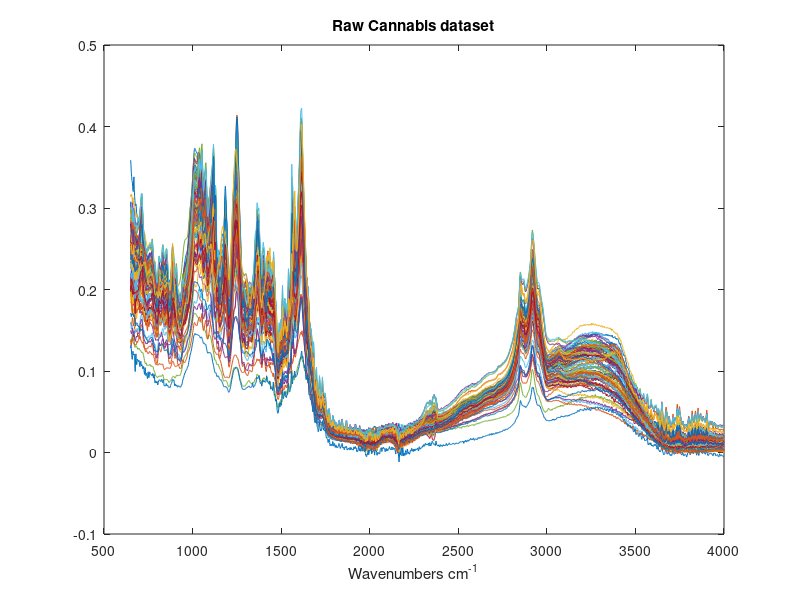
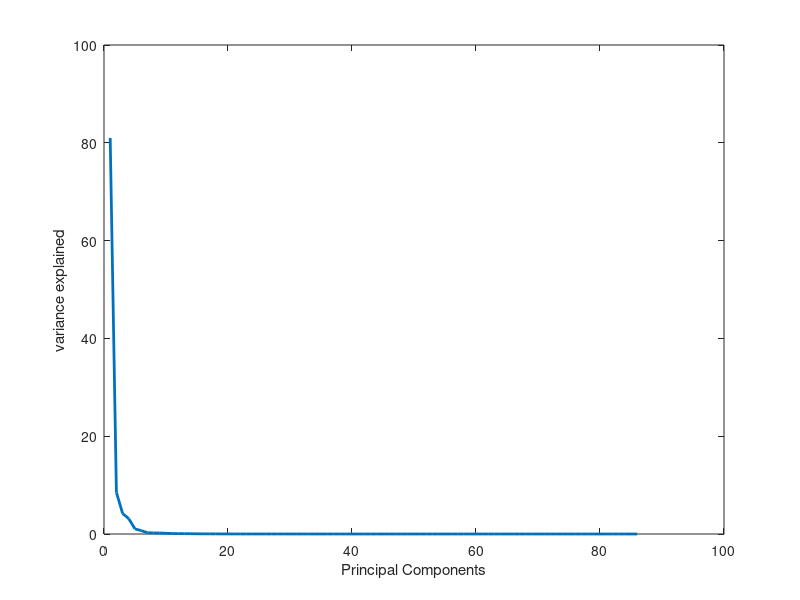
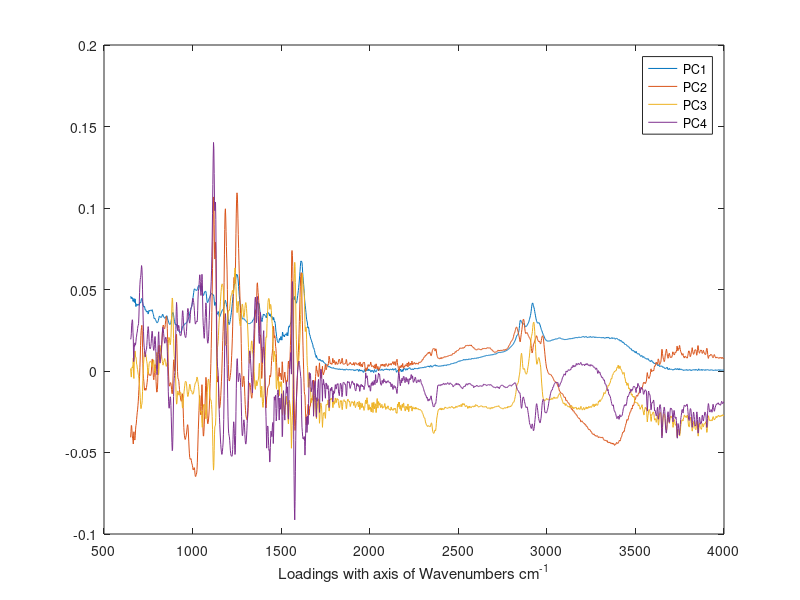
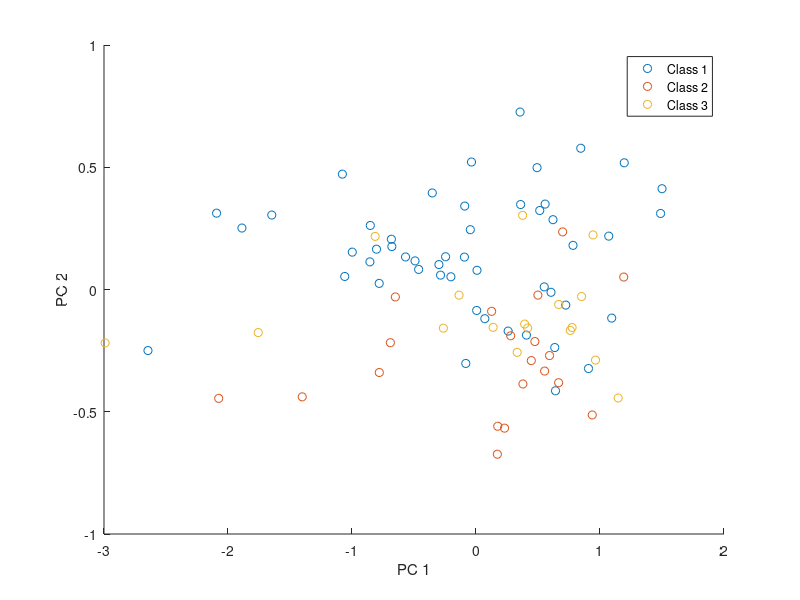

These figures' MATLAB source, in order: (Note: this script raises an error after producing the figures.)
clear all
close all 

%load dataset
load Exam2024data.mat

figure;plot(xaxis,IR_for_exam);
xlabel('Wavenumbers cm^{-1}');
title('Raw Cannabis dataset')

y=zeros(87,3);
for i=1:87
    if class(i)==1
        y(i,1)=1;
    elseif class(i)==2
        y(i,2)=1;
    else
        y(i,3)=1;
    end
end


%% PCA on the raw dataset

[coeff,score,latent,tsquared,explained,mu] = pca(IR_for_exam,'NumComponents',4);

figure;plot(explained,'LineWidth',2);
xlabel('Principal Components')
ylabel('variance explained')

%plot loadings
figure;
plot(xaxis,coeff)
xlabel('Loadings with axis of Wavenumbers cm^{-1}');
legend('PC1','PC2','PC3','PC4')

%scoreplot
figure;gscatter(score(:,1), score(:,2), class);
xlabel('PC 1');ylabel('PC 2')
legend('Class 1','Class 2','Class 3')

%% PCA on baseline corrected dataset

for i=1:87
     [baseline_d,baseline]=whittaker_baseline(IR_for_exam(i,:)', 10^4, 10^-3);
      baselinedataset(i,:)=baseline_d';
end

figure;plot(xaxis,baselinedataset');
xlabel('Wavenumbers cm^{-1}');
title('Baseline corrected dataset')

[coeff,score,latent,tsquared,explained,mu] = pca(baselinedataset,'NumComponents',4);

figure;plot(explained(1:10),'LineWidth',2);
xlabel('Principal Components')
ylabel('variance explained')

%plot loadings
figure;
plot(xaxis,coeff)
xlabel('Loadings with axis of Wavenumbers cm^{-1}');
legend('PC1','PC2','PC3','PC4')

%scoreplot
figure;gscatter(score(:,1), score(:,2), class);
xlabel('PC 1');ylabel('PC 2')
legend('Class 1','Class 2','Class 3')

%clusters
Z=linkage(score(:,1:2),'ward');

%plot dendrogram
figure;dendrogram(Z)
title 'Dendrogram'
%cluster using three clusters 

T = cluster(Z,'MaxClust',3);

figure;gscatter(score(:,1),score(:,2),T)
for ii = 1:length(score(:,1))
text(score(ii,1),score(ii,2),string(class(ii)),'Color','black')
end
legend('Class 1 found','Class 2 found','Class 3 found')
xlabel('PC1');ylabel('PC2')


%% PCA on baseline corrected and vector normalized

% vectornorm
baselined_vnorm=vectornorm(baselinedataset);
figure;plot(xaxis,baselined_vnorm');
xlabel('Wavenumbers cm^{-1}');
title('Baseline corrected and normalized dataset')

figure;plot(xaxis,baselinedataset');
xlabel('Wavenumbers cm^{-1}');
title('Baseline corrected dataset')

[coeff,score,latent,tsquared,explained,mu] = pca(baselined_vnorm,'NumComponents',4);

figure;plot(explained(1:10),'LineWidth',2);
xlabel('Principal Components')
ylabel('variance explained')

%plot loadings
figure;
plot(xaxis,coeff)
xlabel('Loadings with axis of Wavenumbers cm^{-1}');
legend('PC1','PC2','PC3','PC4')

%scoreplot
figure;gscatter(score(:,1), score(:,2), class);
xlabel('PC 1');ylabel('PC 2')
legend('Class 1','Class 2','Class 3')

%clusters
Z=linkage(score(:,1:2),'ward');

%plot dendrogram
figure;dendrogram(Z)
title 'Dendrogram'
%cluster using three clusters 

T = cluster(Z,'MaxClust',3);

figure;gscatter(score(:,1),score(:,2),T)
for ii = 1:length(score(:,1))
text(score(ii,1),score(ii,2),string(class(ii)),'Color','black')
end
legend('Class 1 found','Class 2 found','Class 3 found')
xlabel('PC1');ylabel('PC2')


%% Outliers removal with T^2 and Q

%T^2
tsqreduced = mahal(score,score);

%Q residual
ss=size(baselined_vnorm);
I = eye(ss(2));
for i=1:ss(1)
Q(i)=baselined_vnorm(i,:)*(I-(coeff*coeff'))*baselined_vnorm(i,:)';
end

%plot against each other
figure;gscatter(tsqreduced,Q,class)
legend('Class 1', 'Class 2','Class 3')
xlabel('Hotelling T^{2}')
ylabel('Q residuals')
xline(0);yline(mean(Q));

% remove outliers in Q statistics 
limitQ=0.9;
limitT=15;
k=1;
for i=1:87
    if Q(i)>limitQ
        if tsqreduced(i)<limitT
            dataset_outlier(k,:)=baselined_vnorm(i,:);
            y_outlier(k,:)=y(i,:);
            k=k+1;
        end
    end
end

%figure;plot(dataset_outlier')

%reperform PCA with outliers removed. 
[coeff,score,latent,tsquared,explained,mu] = pca(dataset_outlier,'NumComponents',4);

figure;plot(coeff);


figure;gscatter(score(:,1), score(:,2), y_outlier);
legend('Class 1','Class 2','Class 3')

clear tsqreduced
clear Q;

%T^2
tsqreduced = mahal(score,score);
%Q residual 
ss=size(dataset_outlier);
I = eye(ss(2));
for i=1:ss(1)
Q(i)=dataset_outlier(i,:)*(I-(coeff*coeff'))*dataset_outlier(i,:)';
end

%plot against each other
figure;gscatter(tsqreduced,Q,y_outlier)
xline(0);yline(mean(Q));
legend('Class 1', 'Class 2','Class 3')

 
%% PLS on baselined

y_norm=normalize(THCA,1,'center','mean');

[Xl,Yl,Xs,Ys,beta,pctVar,PLSmsep] = plsregress(baselinedataset,y_norm,10,'CV',5);
[XL,YL,XS,YS,BETA,PCTVAR,MSE] = plsregress(baselinedataset,y_norm,10);


%plot both errors in same plot 
figure;plot(0:10,sqrt(MSE(2,:)),'b-o',0:10,sqrt(PLSmsep(2,:)),'r-o');
xlabel('Number of components');
ylabel('Estimated Root Mean Squared Prediction Error');
legend({'PLSR RMSEV','PLSR RMSECV' },'location','NE');

X=baselinedataset;
y=THCA;

[n,p] = size(X);

ncomp=6; %found with cross fold validation

[Xloadings,Yloadings,Xscores,Yscores,betaPLS,PLSPctVar] = plsregress(X,y,ncomp);

plot(1:ncomp,cumsum(100*PLSPctVar(2,:)),'-bo');
xlabel('Number of PLS components');
ylabel('Percent Variance Explained in Y');
yfitPLS = [ones(n,1) X]*betaPLS;

% plot loadings 
figure;plot(xaxis,Xloadings);
legend('PC1', 'PC2', 'PC3', 'PC4','PC5','PC6')

TSS = sum((y-mean(y)).^2);
RSS_PLS = sum((y-yfitPLS).^2);
rsquaredPLS = 1 - RSS_PLS/TSS

figure;plot(1:ncomp,100*cumsum(PLSPctVar(1,:)));
xlabel('Number of Principal Components');
ylabel('Percent Variance Explained in X');
legend({'PLSR'},'location','SE');

figure;plot(y,y,'-k',y,yfitPLS,'bo');
xlabel('Observed Response');
ylabel('Fitted Response');
legend({'y','PLS with 6 Components'},  ...
	'location','NW');

%% PLS on baselined_vnorm

y_norm=normalize(THCA,1,'center','mean');

[Xl,Yl,Xs,Ys,beta,pctVar,PLSmsep] = plsregress(baselined_vnorm,y_norm,10,'CV',5);
[XL,YL,XS,YS,BETA,PCTVAR,MSE] = plsregress(baselined_vnorm,y_norm,10);

%plot both errors in same plot 
figure;plot(0:10,sqrt(MSE(2,:)),'b-o',0:10,sqrt(PLSmsep(2,:)),'r-o');
xlabel('Number of components');
ylabel('Estimated Root Mean Squared Prediction Error');
legend({'PLSR RMSEV','PLSR RMSECV' },'location','NE');

X=baselinedataset;
y=THCA;

[n,p] = size(X);

ncomp=7; %found with cross fold validation

[Xloadings,Yloadings,Xscores,Yscores,betaPLS,PLSPctVar] = plsregress(X,y,ncomp);

plot(1:ncomp,cumsum(100*PLSPctVar(2,:)),'-bo');
xlabel('Number of PLS components');
ylabel('Percent Variance Explained in Y');
yfitPLS = [ones(n,1) X]*betaPLS;

% plot loadings 
figure;plot(xaxis,Xloadings);
legend('PC1', 'PC2', 'PC3', 'PC4','PC5','PC6','PC7')

TSS = sum((y-mean(y)).^2);
RSS_PLS = sum((y-yfitPLS).^2);
rsquaredPLS = 1 - RSS_PLS/TSS

figure;plot(1:ncomp,100*cumsum(PLSPctVar(1,:)));
xlabel('Number of Principal Components');
ylabel('Percent Variance Explained in X');
legend({'PLSR'},'location','SE');

figure;plot(y,y,'-k',y,yfitPLS,'bo');
xlabel('Observed Response');
ylabel('Fitted Response');
legend({'y','PLS with 7 Components'},  ...
	'location','NW');